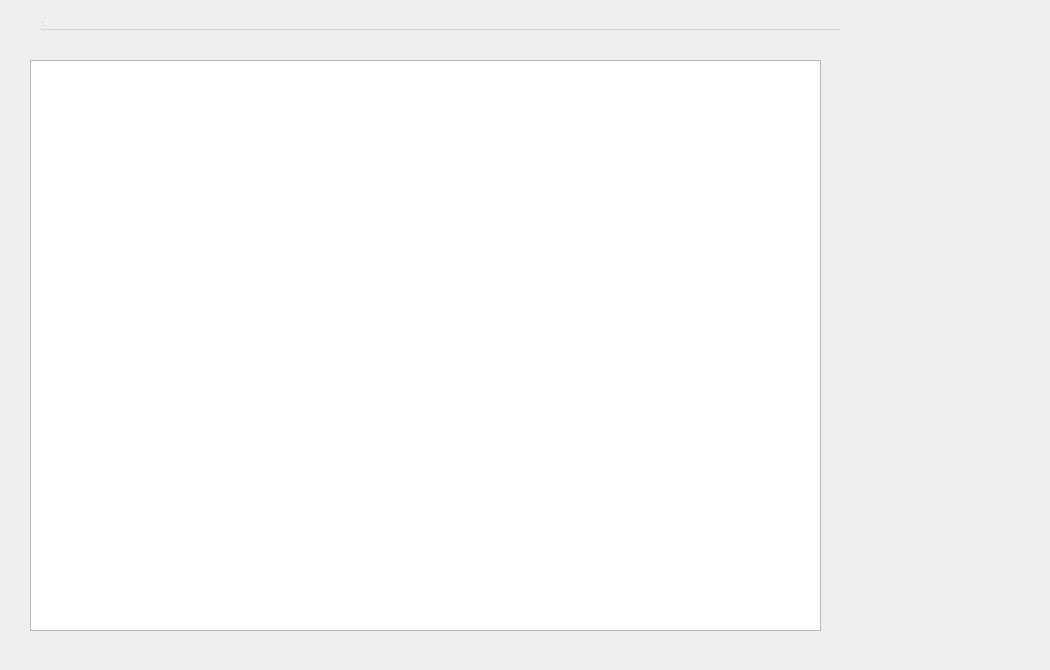
<?xml version="1.0" encoding="UTF-8"?>
<ui version="4.0">
 <class>Dialog</class>
 <widget class="QDialog" name="Dialog">
  <property name="geometry">
   <rect>
    <x>0</x>
    <y>0</y>
    <width>1050</width>
    <height>670</height>
   </rect>
  </property>
  <property name="windowTitle">
   <string>Dialog</string>
  </property>
  <widget class="QWidget" name="centralwidget" native="true">
   <property name="geometry">
    <rect>
     <x>20</x>
     <y>50</y>
     <width>811</width>
     <height>591</height>
    </rect>
   </property>
   <widget class="QTableWidget" name="tableWidget_2">
    <property name="geometry">
     <rect>
      <x>10</x>
      <y>10</y>
      <width>791</width>
      <height>571</height>
     </rect>
    </property>
   </widget>
  </widget>
  <widget class="QMenuBar" name="menubar">
   <property name="geometry">
    <rect>
     <x>40</x>
     <y>10</y>
     <width>800</width>
     <height>20</height>
    </rect>
   </property>
  </widget>
  <widget class="QStatusBar" name="statusbar">
   <property name="geometry">
    <rect>
     <x>40</x>
     <y>10</y>
     <width>3</width>
     <height>18</height>
    </rect>
   </property>
  </widget>
 </widget>
 <resources/>
 <connections/>
</ui>
